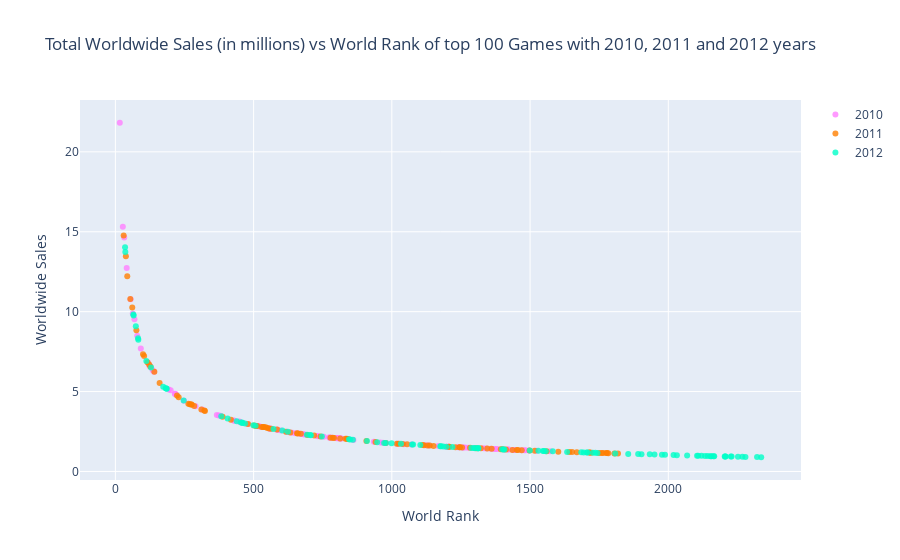

Notebook code for this chart:
### Markdown cell above
Scatter

### Code cell
# prepare data frames
df2010 = vgsales[vgsales.Year == 2010].iloc[:100,:]
df2011 = vgsales[vgsales.Year == 2011].iloc[:100,:]
df2012 = vgsales[vgsales.Year == 2012].iloc[:100,:]
# import graph objects as "go"
import plotly.graph_objs as go
# creating trace1
trace1 =go.Scatter(
                    x = df2010.Rank,
                    y = df2010.Global_Sales,
                    mode = "markers",
                    name = "2010",
                    marker = dict(color = 'rgba(255, 128, 255, 0.8)'),
                    text= df2010.Name)
# creating trace2
trace2 =go.Scatter(
                    x = df2011.Rank,
                    y = df2011.Global_Sales,
                    mode = "markers",
                    name = "2011",
                    marker = dict(color = 'rgba(255, 128, 2, 0.8)'),
                    text= df2011.Name)
# creating trace3
trace3 =go.Scatter(
                    x = df2012.Rank,
                    y = df2012.Global_Sales,
                    mode = "markers",
                    name = "2012",
                    marker = dict(color = 'rgba(0, 255, 200, 0.8)'),
                    text= df2012.Name)
data = [trace1, trace2, trace3]
layout = dict(title = 'Total Worldwide Sales (in millions) vs World Rank of top 100 Games with 2010, 2011 and 2012 years',
              xaxis= dict(title= 'World Rank',ticklen= 5,zeroline= False),
              yaxis= dict(title= 'Worldwide Sales',ticklen= 5,zeroline= False)
             )
fig = dict(data = data, layout = layout)
iplot(fig)

### Figure 1 — Plotly figure (JSON) as saved in the notebook; plotly's stock layout.template omitted (floating-point values rounded to 4 significant figures)
{"data": [{"marker": {"color": "rgba(255, 128, 255, 0.8)"}, "mode": "markers", "name": "2010", "text": ["Kinect Adventures!", "Pokemon Black/Pokemon White", "Call of Duty: Black Ops", "Call of Duty: Black Ops", "Gran Turismo 5", "Halo: Reach", "Just Dance 2", "Wii Party", "Super Mario Galaxy 2", "Zumba Fitness", "Red Dead Redemption", "Donkey Kong Country Returns", "Red Dead Redemption", "Kinect Sports", "Fable III", "FIFA Soccer 11", "Monster Hunter Freedom 3", "God of War III", "StarCraft II: Wings of Liberty", "Michael Jackson: The Experience", "Fallout: New Vegas", "Sports Champions", "FIFA Soccer 11", "Assassin's Creed: Brotherhood", "Battlefield: Bad Company 2", "Dance Central", "Fallout: New Vegas", "Heavy Rain", "Mass Effect 2", "Epic Mickey", "Battlefield: Bad Company 2", "Assassin's Creed: Brotherhood", "Medal of Honor", "Need for Speed: Hot Pursuit", "Madden NFL 11", "Mario vs. Donkey Kong: Mini-Land Mayhem!", "Skate 3", "Medal of Honor", "Super Mario All-Stars: Limited Edition", "Art Academy", "LEGO Harry Potter: Years 1-4", "uDraw Studio", "pro evolution soccer 2011", "Zumba Fitness", "Madden NFL 11", "LEGO Harry Potter: Years 1-4", "The Sims 3", "Just Dance Kids", "Need for Speed: Hot Pursuit", "BioShock 2", "Final Fantasy XIII", "Toy Story 3: The Video Game", "Kirby's Epic Yarn", "Mario Sports Mix", "NBA 2K11", "Metal Gear Solid: Peace Walker", "World of Warcraft: Cataclysm", "Ghostbusters: The Video Game (DS Version)", "Skate 3", "Kingdom Hearts: Birth by Sleep", "The Sims 3", "Tom Clancy's Splinter Cell: Conviction", "Sonic Classic Collection", "GoldenEye 007 (2010)", "Dragon Quest VI: Realms of Revelation", "NBA 2K11", "Just Cause 2", "Sonic Colors", "The Sims 3: Late Night Expansion Pack", "Sid Meier's Civilization V", "Kinectimals", "Just Cause 2", "LEGO Harry Potter: Years 1-4", "Mafia II", "BioShock 2", "Star Wars: The Force Unleashed II", "Mafia II", "Sonic & Sega All-Stars Racing", "Final Fantasy XIV: A Realm Reborn", "Super Scribblenauts", "Dead Rising 2", "The Sims 3", "Star Wars: The Force Unleashed II", "Dragon Quest Monsters: Joker 2", "Kinect Joy Ride", "UFC Undisputed 2010", "Toy Story 3: The Video Game", "Metroid: Other M", "Call of Duty: Black Ops", "Dead Rising 2", "Sonic Colors", "LEGO Harry Potter: Years 1-4", "F1 2010", "Alan Wake", "Your Shape: Fitness Evolved", "UFC Undisputed 2010", "Pokemon Ranger: Guardian Signs", "MAG: Massive Action Game", "EA Sports Active 2", "Football Manager 2011"], "type": "scatter", "x": [16, 27, 32, 41, 55, 63, 69, 79, 92, 118, 124, 126, 135, 140, 193, 200, 215, 217, 218, 248, 290, 314, 367, 374, 380, 428, 431, 448, 449, 461, 478, 515, 518, 523, 558, 559, 560, 583, 588, 599, 619, 628, 640, 652, 664, 673, 681, 684, 731, 732, 754, 773, 775, 783, 796, 800, 801, 806, 809, 811, 816, 817, 861, 935, 958, 967, 978, 1021, 1042, 1071, 1123, 1134, 1168, 1196, 1201, 1205, 1239, 1244, 1256, 1259, 1265, 1276, 1295, 1331, 1341, 1357, 1369, 1376, 1381, 1408, 1420, 1422, 1438, 1444, 1469, 1479, 1483, 1496, 1524, 1573], "y": [21.82, 15.32, 14.64, 12.73, 10.77, 9.88, 9.52, 8.49, 7.69, 6.81, 6.6, 6.59, 6.34, 6.24, 5.13, 5.08, 4.87, 4.84, 4.83, 4.42, 4.08, 3.87, 3.53, 3.5, 3.48, 3.19, 3.17, 3.12, 3.11, 3.04, 2.97, 2.84, 2.83, 2.81, 2.69, 2.69, 2.68, 2.62, 2.6, 2.57, 2.49, 2.46, 2.42, 2.39, 2.38, 2.35, 2.33, 2.32, 2.22, 2.21, 2.17, 2.12, 2.12, 2.11, 2.09, 2.09, 2.08, 2.08, 2.08, 2.07, 2.06, 2.06, 1.97, 1.86, 1.81, 1.8, 1.78, 1.74, 1.71, 1.69, 1.64, 1.62, 1.59, 1.55, 1.55, 1.55, 1.52, 1.51, 1.5, 1.5, 1.5, 1.49, 1.47, 1.45, 1.44, 1.42, 1.41, 1.41, 1.4, 1.38, 1.37, 1.37, 1.35, 1.35, 1.33, 1.33, 1.33, 1.32, 1.3, 1.26]}, {"marker": {"color": "rgba(255, 128, 2, 0.8)"}, "mode": "markers", "name": "2011", "text": ["Call of Duty: Modern Warfare 3", "Call of Duty: Modern Warfare 3", "Mario Kart 7", "Super Mario 3D Land", "Just Dance 3", "The Elder Scrolls V: Skyrim", "Battlefield 3", "Battlefield 3", "Uncharted 3: Drake's Deception", "FIFA 12", "The Elder Scrolls V: Skyrim", "Gears of War 3", "Batman: Arkham City", "Batman: Arkham City", "Forza Motorsport 4", "Assassin's Creed: Revelations", "The Legend of Zelda: Ocarina of Time", "Assassin's Creed: Revelations", "FIFA 12", "The Legend of Zelda: Skyward Sword", "The Elder Scrolls V: Skyrim", "Nintendogs + cats", "Mario & Sonic at the London 2012 Olympic Games", "LittleBigPlanet 2", "L.A. Noire", "Star Wars: The Old Republic", "Zumba Fitness 2", "Mortal Kombat", "Skylanders: Spyro's Adventure", "Killzone 3", "Battlefield 3", "Monster Hunter Tri", "Saints Row: The Third", "L.A. Noire", "Madden NFL 12", "Final Fantasy XIII-2", "NBA 2K12", "Saints Row: The Third", "Halo: Combat Evolved Anniversary", "Dead Island", "Kinect: Disneyland Adventures", "Kinect Sports: Season Two", "Dead Island", "Madden NFL 12", "Pro Evolution Soccer 2012", "NBA 2K12", "Mortal Kombat", "Portal 2", "Dark Souls", "Dance Central 2", "Need for Speed: The Run", "Just Dance 3", "LEGO Star Wars III: The Clone Wars", "inFAMOUS 2", "Professor Layton and the Mask of Miracle", "Portal 2", "Uncharted: Golden Abyss", "Call of Duty: Modern Warfare 3", "Kirby's Return to Dreamland", "Go Vacation", "LEGO Pirates of the Caribbean: The Video Game", "Sonic Generations", "Rage", "Moshi Monsters: Moshling Zoo", "Ni no Kuni: Wrath of the White Witch", "LEGO Battles: Ninjago", "Dead Space 2", "LEGO Star Wars III: The Clone Wars", "Football Manager 2012", "Resistance 3", "Mass Effect 2", "Homefront", "Anno 2070", "Dead Space 2", "Sonic Generations", "Deus Ex: Human Revolution", "Deus Ex: Human Revolution", "Need for Speed: The Run", "Marvel vs. Capcom 3: Fate of Two Worlds", "Crysis 2", "The ICO & Shadow of the Colossus Collection", "Rage", "Cars 2", "Crysis 2", "WWE '12", "Tales of Xillia", "F1 2011", "Super Street Fighter IV: 3D Edition", "LEGO Star Wars III: The Clone Wars", "WWE '12", "Plants vs. Zombies", "Your Shape: Fitness Evolved 2012", "LEGO Star Wars III: The Clone Wars", "Rocksmith", "Omerta: City of Gangsters", "Ratchet & Clank: All 4 One", "Fight Night Champion", "Pokemon Rumble Blast", "LEGO Star Wars III: The Clone Wars", "Dragon Age II"], "type": "scatter", "x": [30, 38, 43, 54, 61, 76, 100, 104, 116, 122, 127, 141, 160, 223, 229, 264, 269, 274, 276, 285, 311, 322, 324, 388, 418, 480, 502, 509, 513, 529, 534, 537, 544, 550, 556, 564, 585, 617, 633, 657, 660, 671, 695, 719, 742, 778, 786, 791, 813, 832, 837, 840, 908, 941, 977, 1018, 1025, 1039, 1055, 1111, 1116, 1129, 1137, 1151, 1206, 1208, 1230, 1245, 1246, 1254, 1283, 1306, 1322, 1345, 1361, 1394, 1400, 1413, 1436, 1452, 1456, 1470, 1498, 1517, 1560, 1602, 1642, 1652, 1669, 1714, 1716, 1721, 1750, 1759, 1764, 1776, 1778, 1783, 1805, 1818], "y": [14.76, 13.46, 12.21, 10.79, 10.26, 8.84, 7.34, 7.23, 6.83, 6.69, 6.56, 6.24, 5.53, 4.76, 4.64, 4.24, 4.21, 4.19, 4.19, 4.1, 3.88, 3.81, 3.78, 3.42, 3.23, 2.97, 2.88, 2.85, 2.85, 2.79, 2.79, 2.79, 2.77, 2.72, 2.69, 2.68, 2.62, 2.49, 2.44, 2.39, 2.38, 2.36, 2.29, 2.25, 2.19, 2.11, 2.11, 2.1, 2.07, 2.04, 2.04, 2.03, 1.91, 1.85, 1.78, 1.74, 1.74, 1.72, 1.7, 1.65, 1.64, 1.63, 1.62, 1.6, 1.55, 1.55, 1.52, 1.51, 1.51, 1.5, 1.48, 1.46, 1.45, 1.44, 1.42, 1.39, 1.39, 1.38, 1.35, 1.35, 1.35, 1.33, 1.32, 1.3, 1.27, 1.24, 1.22, 1.22, 1.2, 1.18, 1.18, 1.17, 1.16, 1.16, 1.15, 1.15, 1.15, 1.14, 1.13, 1.12]}, {"marker": {"color": "rgba(0, 255, 200, 0.8)"}, "mode": "markers", "name": "2012", "text": ["Call of Duty: Black Ops II", "Call of Duty: Black Ops II", "New Super Mario Bros. 2", "Halo 4", "Animal Crossing: New Leaf", "Pokemon Black 2/Pokemon White 2", "FIFA Soccer 13", "Just Dance 4", "Assassin's Creed III", "Assassin's Creed III", "Diablo III", "New Super Mario Bros. U", "FIFA Soccer 13", "Nintendo Land", "Far Cry 3", "Mario Party 9", "Resident Evil 6", "Borderlands 2", "Mass Effect 3", "Far Cry 3", "NBA 2K13", "Need for Speed: Most Wanted", "Madden NFL 13", "Skylanders Giants", "Madden NFL 13", "NBA 2K13", "Guild Wars 2", "Borderlands 2", "Paper Mario: Sticker Star", "Hitman: Absolution", "Forza Horizon", "Fire Emblem: Awakening", "Resident Evil 6", "Max Payne 3", "World of Warcraft: Mists of Pandaria", "Kinect Star Wars", "Dragon's Dogma", "Hitman: Absolution", "Dishonored", "Call of Duty Black Ops: Declassified", "LEGO Batman 2: DC Super Heroes", "Max Payne 3", "Need for Speed: Most Wanted", "Kingdom Hearts 3D: Dream Drop Distance", "Pro Evolution Soccer 2013", "Dishonored", "Call of Duty: Black Ops II", "Assassin's Creed III: Liberation", "LittleBigPlanet PS Vita", "Tom Clancy's Ghost Recon: Future Soldier", "Mass Effect 3", "LEGO Batman 2: DC Super Heroes", "Medal of Honor: Warfighter", "WWE '13", "Bravely Default: Flying Fairy", "Persona 4: Golden", "Skylanders Giants", "FIFA Street", "WWE '13", "Kid Icarus: Uprising", "Pokemon Mystery Dungeon: Gates to Infinity", "LEGO The Lord of the Rings", "LEGO Batman 2: DC Super Heroes", "One Piece: Pirate Warriors", "Mario & Sonic at the London 2012 Olympic Games", "Just Dance 4", "Resident Evil: Operation Raccoon City", "Medal of Honor: Warfighter", "Football Manager 2013", "Need for Speed: Most Wanted", "Fantasy Life", "LEGO The Lord of the Rings", "Skylanders Giants", "NCAA Football 13", "F1 2012", "Sleeping Dogs", "UFC Undisputed 3", "Pokemon Conquest", "Epic Mickey 2: The Power of Two", "ZombiU", "UFC Undisputed 3", "Farming Simulator 2013", "Far Cry 3", "Sniper Elite V2", "Mass Effect 3", "LEGO The Lord of the Rings", "PlayStation All-Stars Battle Royale", "Dragon Quest X", "Dragon Quest Monsters: Terry's Wonderland 3D", "Tom Clancy's Ghost Recon: Future Soldier", "Assassin's Creed III", "Mario Tennis Open", "The Witcher 2: Assassins of Kings", "Borderlands 2", "SSX", "FIFA Street", "MLB 12: The Show", "Harvest Moon 3D: A New Beginning", "LittleBigPlanet Karting", "The Jak and Daxter Collection"], "type": "scatter", "x": [35, 36, 65, 66, 74, 82, 83, 112, 129, 173, 182, 184, 186, 247, 383, 406, 439, 454, 458, 460, 469, 499, 507, 572, 604, 624, 693, 705, 707, 747, 845, 849, 859, 910, 947, 972, 979, 999, 1033, 1073, 1077, 1103, 1175, 1178, 1186, 1197, 1219, 1288, 1298, 1301, 1311, 1312, 1313, 1399, 1404, 1407, 1499, 1530, 1547, 1550, 1557, 1582, 1634, 1685, 1694, 1705, 1708, 1727, 1736, 1744, 1808, 1855, 1891, 1903, 1933, 1950, 1977, 1988, 2019, 2031, 2068, 2104, 2108, 2120, 2133, 2143, 2153, 2156, 2164, 2166, 2204, 2206, 2207, 2226, 2229, 2252, 2268, 2279, 2321, 2336], "y": [14.03, 13.73, 9.82, 9.76, 9.09, 8.33, 8.24, 6.91, 6.5, 5.3, 5.2, 5.19, 5.18, 4.44, 3.45, 3.32, 3.15, 3.07, 3.07, 3.04, 3, 2.89, 2.86, 2.65, 2.56, 2.48, 2.3, 2.28, 2.27, 2.19, 2.02, 2, 1.98, 1.9, 1.83, 1.78, 1.78, 1.76, 1.73, 1.69, 1.68, 1.66, 1.58, 1.58, 1.56, 1.55, 1.53, 1.47, 1.47, 1.46, 1.46, 1.46, 1.46, 1.39, 1.38, 1.38, 1.32, 1.29, 1.28, 1.28, 1.27, 1.26, 1.22, 1.2, 1.19, 1.19, 1.18, 1.17, 1.17, 1.16, 1.13, 1.1, 1.09, 1.08, 1.07, 1.06, 1.05, 1.05, 1.03, 1.02, 1, 0.99, 0.98, 0.98, 0.97, 0.97, 0.96, 0.96, 0.96, 0.96, 0.94, 0.94, 0.94, 0.93, 0.93, 0.92, 0.92, 0.91, 0.9, 0.89]}], "layout": {"title": {"text": "Total Worldwide Sales (in millions) vs World Rank of top 100 Games with 2010, 2011 and 2012 years"}, "xaxis": {"ticklen": 5, "title": {"text": "World Rank"}, "zeroline": false}, "yaxis": {"ticklen": 5, "title": {"text": "Worldwide Sales"}, "zeroline": false}}}
